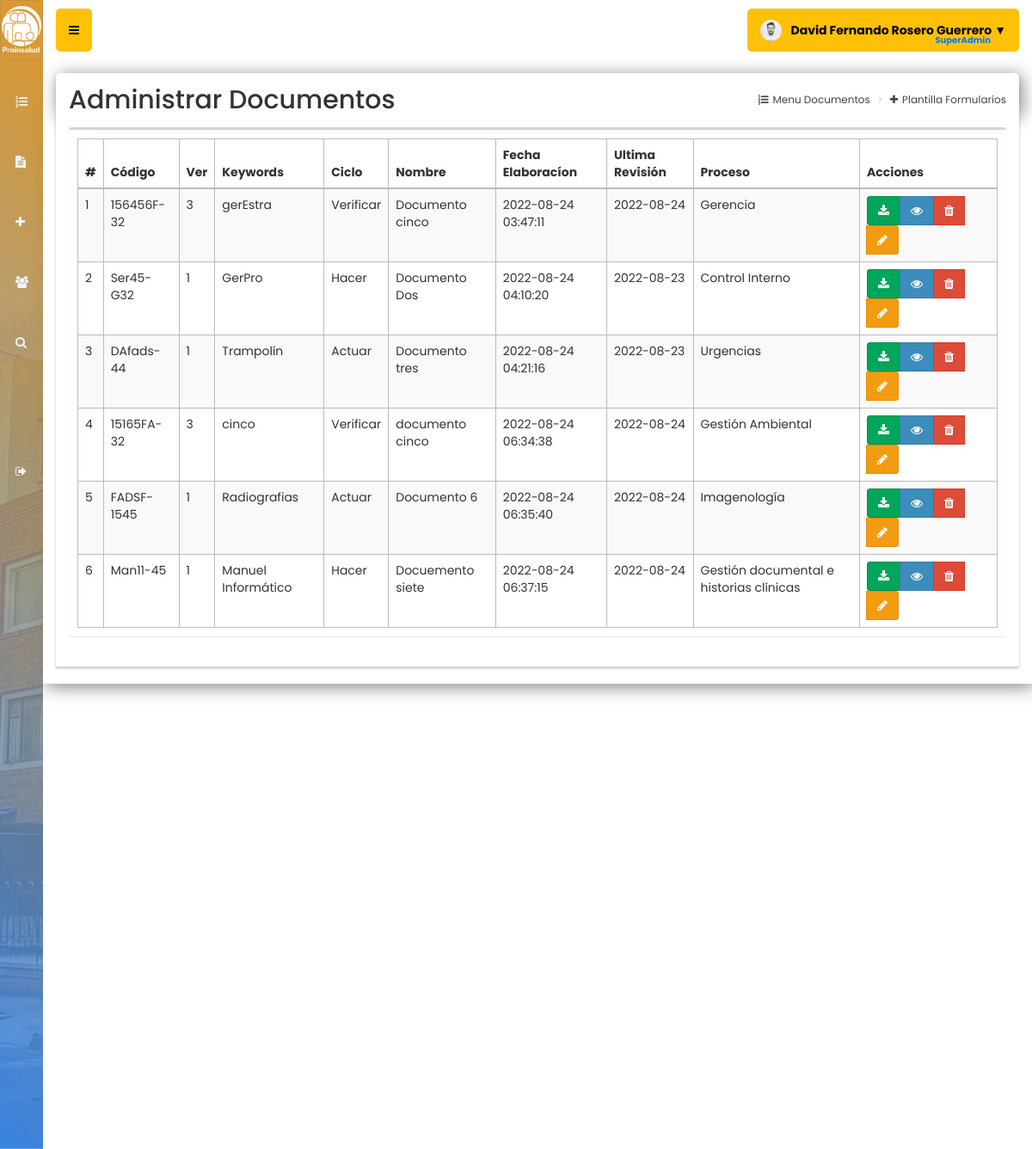
The app's page /documentos (signed in) with its own data.
### tables this page shows
CREATE TABLE `documentos` (
  `id` int(11) NOT NULL,
  `codigo` text NOT NULL,
  `version` text NOT NULL,
  `nombre` text NOT NULL,
  `fecha_elaboracion` date NOT NULL,
  `fecha_actualizacion` timestamp NOT NULL DEFAULT current_timestamp(),
  `fecha_ultima_revision` date NOT NULL,
  `fecha_publicacion` timestamp NOT NULL DEFAULT current_timestamp(),
  `macroproceso` text NOT NULL,
  `proceso` text NOT NULL,
  `grupo` text NOT NULL,
  `usuario` text NOT NULL,
  `url` text NOT NULL,
  `ciclo` text NOT NULL,
  `origen` text NOT NULL,
  `vista` text NOT NULL,
  `pclaves` text NOT NULL,
  `relacionados` text NOT NULL
);

CREATE TABLE `procesos` (
  `id` int(11) NOT NULL,
  `nombre_proceso` varchar(100) NOT NULL,
  `menu_id` int(11) DEFAULT NULL
);

### controladores/plantilla.controlador.php (called while the page is built)
<?php
class ControladorPlantilla{
	static public function ctrPlantilla(){
		include "vistas/plantilla.php";
	}
}

### index.php (called while the page is built, shortened)
<?php
require_once "controladores/plantilla.controlador.php";
require_once "controladores/documentos.controlador.php";
require_once "controladores/usuarios.controlador.php";
require_once "controladores/procesos.controlador.php";
require_once "controladores/formularios.controlador.php";
require_once "modelos/documentos.modelo.php";
require_once "modelos/procesos.modelo.php";
$plantilla = new ControladorPlantilla();
$plantilla -> ctrPlantilla();

### controladores/documentos.controlador.php (called while the page is built, shortened)
<?php
class ControladorDocumentos{
	static public function ctrMostrarDocumentos($item, $valor){
		$tabla = "documentos";
		$respuesta = ModeloDocumentos::MdlMostrarDocumentos($tabla, $item, $valor);
		return $respuesta;
	}
}

### modelos/conexion.php (called while the page is built)
<?php
class Conexion{
	static public function conectar(){
		$link = new PDO("mysql:host=localhost;dbname=documentos",
			            "root",
			            "");
		$link->exec("set names utf8");
		return $link;
	}
}

### modelos/documentos.modelo.php (called while the page is built, shortened)
<?php
require_once "conexion.php";
class ModeloDocumentos{
	static public function mdlMostrarDocumentos($tabla, $item, $valor){
		if($item != null){
			$stmt = Conexion::conectar()->prepare("SELECT * FROM $tabla WHERE $item = :$item");
			$stmt -> bindParam(":".$item, $valor, PDO::PARAM_STR);
			$stmt -> execute();
			return $stmt -> fetch();
		}else{
			$stmt = Conexion::conectar()->prepare("SELECT * FROM $tabla");
			$stmt -> execute();
			return $stmt -> fetchAll();
		}
	}
}

### controladores/procesos.controlador.php (called while the page is built)
<?php
class ControladorProcesos{
	static public function ctrMostrarProcesos($item, $valor){
		$tabla = "procesos";
		$respuesta = ModeloProcesos::MdlMostrarProcesos($tabla, $item, $valor);
		return $respuesta;
	}
}

### modelos/procesos.modelo.php (called while the page is built, shortened)
<?php
require_once "conexion.php";
class ModeloProcesos{
	static public function mdlMostrarProcesos($tabla, $item, $valor){
		if($item != null){
			$stmt = Conexion::conectar()->prepare("SELECT * FROM $tabla WHERE $item = :$item");
			$stmt -> bindParam(":".$item, $valor, PDO::PARAM_STR);
			$stmt -> execute();
			return $stmt -> fetch();
		}else{
			$stmt = Conexion::conectar()->prepare("SELECT * FROM $tabla");
			$stmt -> execute();
			return $stmt -> fetchAll();
		}
	}
}

### vistas/modulos/documentos.php (the view, shortened to what this page needs)
<div class="content-wrapper">
  <section class="content-header">
    <div class="modal-content">
      <form role="form" method="post" enctype="multipart/form-data">
        <section class="content-header" style="border-top-left-radius: 5px; border-top-right-radius: 5px;">
          <h1 style="font-size:30px">Administrar Documentos</h1>
          <ol class="breadcrumb">
            <li><a href="inicio"><i class="fa fa-list-ol"></i>Menu Documentos</a></li>
            <li><a href="formularios"><i class="fa fa-plus"></i>Plantilla Formularios</a></li>
          </ol>
        </section>
      </form>
      <div class="modal-content">
        <section class="content">
          <div class="box">
            <div class="box-body">
              <table class="table table-bordered table-striped dt-responsive tablas" style="border-radius:5px; width: 100%">
                <thead>
                  <tr>
                    <th style="width:10px">#</th>
                    <th>Código</th>
                    <th>Ver</th>
                    <th>Keywords</th>
                    <th>Ciclo</th>
                    <th>Nombre</th>
                    <th>Fecha Elaboracíon</th>
                    <th>Ultima Revisión</th>
                    <th>Proceso</th>
                    <th style="width: 160px">Acciones</th>
                  </tr>
                </thead>
                <tbody>
                  <?php
                  $item = null;
                  $valor = null;
                  $documentos = ControladorDocumentos::ctrMostrarDocumentos($item, $valor);
                  foreach ($documentos as $key => $value) {
                    echo ' <tr>
                  <td>' . ($key + 1) . '</td>
                  <td>' . $value["codigo"] . '</td>
                  <td>' . $value["version"] . '</td>
                  <td>' . $value["pclaves"] . '</td>
                  <td>' . $value["ciclo"] . '</td>
                  <td>' . $value["nombre"] . '</td>
                  <td>' . $value["fecha_actualizacion"] . '</td>
                  <td>' . $value["fecha_ultima_revision"] . '</td>';
                    $itemProceso = "id";
                    $valorProceso = $value["proceso"];
                    $respuestaProceso = ControladorProcesos::ctrMostrarProcesos($itemProceso, $valorProceso);
                    echo '<td>' . $respuestaProceso["nombre_proceso"] . '</td>';
                    echo '<td align="center">
                  <div class="btn-group">
                  <a class="btn btn-success" target="_black" href="' . $value["url"] . '">';
                    echo '<i class="fa fa-download"></i></a>
                  <button class="btn btn-primary btnAbrirDocumento" idDocumento="' . $value["id"] . '" data-toggle="modal" data-target="#modalVisualizarDocumentos"><i class="fa fa-eye"></i></button>';
                    if ($_SESSION["perfil"] == "SuperAdmin") {
                  echo '<button class="btn btn-danger btnEliminarDocumento" idDocumento="' . $value["id"] . '" usuario="' . $value["nombre"] . '"><i class="fa fa-trash"></i></button>
                  <button class="btn btn-warning btnEditarDocumento" idDocumento="' . $value["id"] . '" data-toggle="modal" data-target="#modalEditarDocumentos"><i class="fa fa-pencil"></i></button>';
                    }
                    echo '</div>
                  </td>
                </tr>';
                  }
                  ?>
                </tbody>
              </table>
            </div>
          </div>
        </section>
      </div>
    </div>
    <br>
  </section>
</div>

### vistas/plantilla.php (shortened to what this page needs)
<!DOCTYPE html>
<html>
<head>
   <link rel="stylesheet" href="vistas/bower_components/bootstrap/dist/css/bootstrap.min.css">
  <link rel="stylesheet" href="https://stackpath.bootstrapcdn.com/bootstrap/3.4.1/css/bootstrap.min.css">
  <link rel="stylesheet" href="vistas/bower_components/font-awesome/css/font-awesome.min.css">
  <link rel="stylesheet" href="vistas/bower_components/Ionicons/css/ionicons.min.css">
  <link rel="stylesheet" href="vistas/dist/css/AdminLTE.css">
  <link rel="stylesheet" href="vistas/dist/css/skins/_all-skins.css">
  <link rel="stylesheet" href="vistas/bower_components/datatables.net-bs/css/dataTables.bootstrap.min.css">
  <link rel="stylesheet" href="vistas/bower_components/datatables.net-bs/css/responsive.bootstrap.min.css">
  <link rel="stylesheet" href="vistas/plugins/iCheck/all.css">
  <link rel="stylesheet" href="vistas/bower_components/bootstrap-datepicker/dist/css/bootstrap-datepicker3.css">
  <link rel="stylesheet" href="vistas/bower_components/bootstrap-daterangepicker/daterangepicker.css">
  <link rel="stylesheet" href="vistas/bower_components/morris.js/morris.css">
</head>
<body class="hold-transition skin-blue sidebar-collapse sidebar-mini login-page">
  <?php
  if(isset($_SESSION["iniciarSesion"]) && $_SESSION["iniciarSesion"] == "ok"){
   echo '<div class="wrapper">';
    include "modulos/cabezote.php";
    include "modulos/menu.php";
    if(isset($_GET["ruta"])){
      if($_GET["ruta"] == "inicio" ||
         $_GET["ruta"] == "documentos" ||
         $_GET["ruta"] == "formularios" ||
         $_GET["ruta"] == "usuarios" ||
         $_GET["ruta"] == "salir"){
        include "modulos/".$_GET["ruta"].".php";
      }else{
        include "modulos/404.php";
      }
    }else{
      include "modulos/inicio.php";
    }
    echo '</div>';
  }else{
    include "modulos/login.php";
  }
  ?>
</body>
</html>

### vistas/modulos/cabezote.php (shortened to what this page needs)
<header class="main-header">
<a href="inicio" class="logo">
	<span class="logo-mini">
		<img src="vistas/img/plantilla/logo_negativo.png" class="img-responsive" style="padding:1px; margin-top:5px">
	</span>
</a>
<nav class="navbar navbar-static-top" role="navigation">
 	<a href="#" class="sidebar-toggle" data-toggle="push-menu" role="button">
     	</a>
	<div class="navbar-custom-menu">
		<ul class="nav navbar-nav">
			<li class="dropdown user user-menu">
				<a href="#" class="dropdown-toggle" data-toggle="dropdown">
				<?php
				if($_SESSION["foto"] != ""){
					echo '<img src="'.$_SESSION["foto"].'" class="user-image">';
				}else{
					echo '<img src="vistas/img/usuarios/default/perfil.png" class="user-image">';
				}
				?>
					<span><b><?php  echo $_SESSION["nombre"]; ?> ▼<p style="color:#007bff; font-size: 10px; margin-top:-8px; margin-right:18px"><?php  echo $_SESSION["perfil"]; ?></p></b></span>
				</a>
			</li>
		</ul>
	</div>
</nav>
</header>

### vistas/modulos/menu.php (shortened to what this page needs)
<aside class="main-sidebar" style="background: linear-gradient(45deg, #2f89fc 0%, #f39c12 100%); opacity:0.85";>
	 <section class="sidebar">
		<ul class="sidebar-menu">
			<br>
			<li>
				<a href="inicio">
					<i class="fa fa-list-ol"></i>
				</a>
			</li>
			<li>
				<a href="documentos">
					<i class="fa fa-file-text"></i>
				</a>
			</li>
			<?php
			if($_SESSION["perfil"] == "SuperAdmin"){
			echo '<li>
				<a href="formularios">
					<i class="fa fa-plus"></i>
					<span style="font-size:18px;">Ingreso Documento</span>
				</a>
			</li>';
			}
			?>
			<?php
			if($_SESSION["perfil"] == "SuperAdmin"){
			echo '<li><a href="usuarios">
							<i class="fa fa-users"></i>
							<span style="font-size:18px;">Usuarios</span>
					  </a>
				  </li>';
			}
			?>
			<li>
				<a href="documentos">
					<i class="fa fa-search"></i>
				</a>
			</li>
			<br>
			<br>
			<br>
			<br>
			<li>
				<a href="salir">
					<i class="fa fa-sign-out"></i>
				</a>
			</li>
	 </section>
</aside>

### records on screen
documentos: codigo "156456F-32", version "3", pclaves "gerEstra", ciclo "Verificar", nombre "Documento cinco", fecha_actualizacion "2022-08-24 03:47:11", fecha_ultima_revision "2022-08-24", procesos.nombre_proceso "Gerencia"
documentos: codigo "Ser45-G32", version "1", pclaves "GerPro", ciclo "Hacer", nombre "Documento Dos", fecha_actualizacion "2022-08-24 04:10:20", fecha_ultima_revision "2022-08-23", procesos.nombre_proceso "Control Interno"
documentos: codigo "DAfads-44", version "1", pclaves "Trampolín", ciclo "Actuar", nombre "Documento tres", fecha_actualizacion "2022-08-24 04:21:16", fecha_ultima_revision "2022-08-23", procesos.nombre_proceso "Urgencias"
documentos: codigo "15165FA-32", version "3", pclaves "cinco", ciclo "Verificar", nombre "documento cinco", fecha_actualizacion "2022-08-24 06:34:38", fecha_ultima_revision "2022-08-24", procesos.nombre_proceso "Gestión Ambiental"
documentos: codigo "FADSF-1545", version "1", pclaves "Radiografias", ciclo "Actuar", nombre "Documento 6", fecha_actualizacion "2022-08-24 06:35:40", fecha_ultima_revision "2022-08-24", procesos.nombre_proceso "Imagenología"
documentos: codigo "Man11-45", version "1", pclaves "Manuel Informático", ciclo "Hacer", nombre "Docuemento siete", fecha_actualizacion "2022-08-24 06:37:15", fecha_ultima_revision "2022-08-24", procesos.nombre_proceso "Gestión documental e historias clínicas"

### other values on screen
$_SESSION["nombre"] "David Fernando Rosero Guerrero"
$_SESSION["perfil"] "SuperAdmin"
